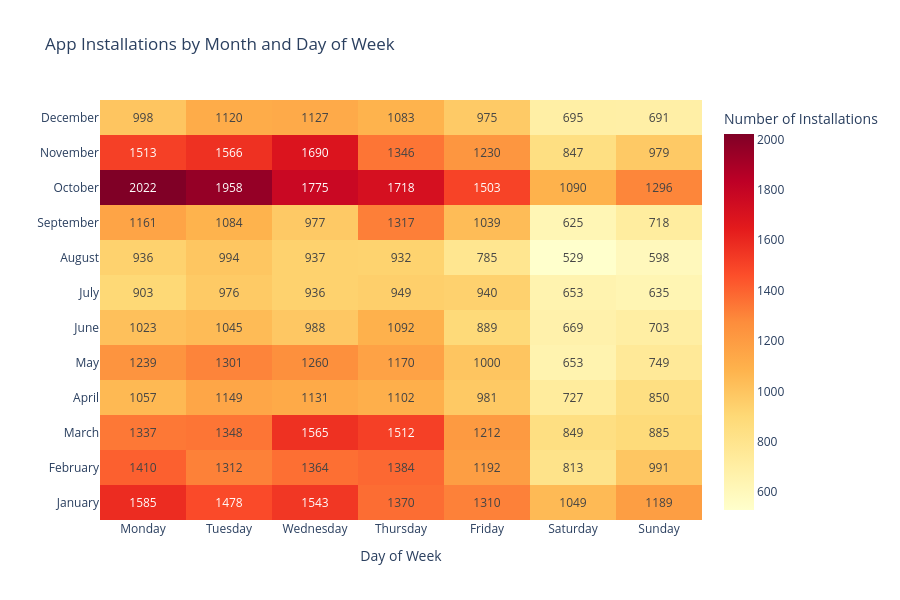

Notebook source saved alongside this figure:
### Markdown cell above
### 5.3b Installation Heatmap by Routs of access

### Code cell
response['month'] = response['user_created_on_time'].dt.month_name()
response['month_num'] = response['user_created_on_time'].dt.month

heatmap_data = (
    response
    .groupby(['month', 'month_num', 'created_weekday'])
    .size()
    .reset_index(name='count')
)

month_order = ['January', 'February', 'March', 'April', 'May', 'June',
               'July', 'August', 'September', 'October', 'November', 'December']
day_order = ['Monday', 'Tuesday', 'Wednesday', 'Thursday', 'Friday', 'Saturday', 'Sunday']

# Create a pivot table for the heatmap
heatmap_pivot = heatmap_data.pivot_table(
    index='month',
    columns='created_weekday',
    values='count',
    aggfunc='sum'
)

# correct ordering
heatmap_pivot = heatmap_pivot.reindex(index=month_order, columns=day_order)

heatmap_pivot = heatmap_pivot.fillna(0)

# create heatmap
fig = go.Figure(data=go.Heatmap(
    z=heatmap_pivot.values,
    x=heatmap_pivot.columns,
    y=heatmap_pivot.index,
    colorscale='YlOrRd',
    colorbar=dict(title='Number of Installations'),
    text=heatmap_pivot.values,
    texttemplate="%{text:.0f}",
    hovertemplate='Month: %{y}<br>Day: %{x}<br>Installs: %{z}<extra></extra>'
))

fig.update_layout(
    title='App Installations by Month and Day of Week',
    xaxis_title='Day of Week',
    yaxis_title='',
    width=900,
    height=600
)

fig.show()

### Figure 1 — Plotly figure (JSON) as saved in the notebook; plotly's stock layout.template omitted (floating-point values rounded to 4 significant figures)
{"data": [{"colorbar": {"title": {"text": "Number of Installations"}}, "colorscale": [[0, "rgb(255,255,204)"], [0.125, "rgb(255,237,160)"], [0.25, "rgb(254,217,118)"], [0.375, "rgb(254,178,76)"], [0.5, "rgb(253,141,60)"], [0.625, "rgb(252,78,42)"], [0.75, "rgb(227,26,28)"], [0.875, "rgb(189,0,38)"], [1, "rgb(128,0,38)"]], "hovertemplate": "Month: %{y}<br>Day: %{x}<br>Installs: %{z}<extra></extra>", "text": [[1585, 1478, 1543, 1370, 1310, 1049, 1189], [1410, 1312, 1364, 1384, 1192, 813, 991], [1337, 1348, 1565, 1512, 1212, 849, 885], [1057, 1149, 1131, 1102, 981, 727, 850], [1239, 1301, 1260, 1170, 1000, 653, 749], [1023, 1045, 988, 1092, 889, 669, 703], [903, 976, 936, 949, 940, 653, 635], [936, 994, 937, 932, 785, 529, 598], [1161, 1084, 977, 1317, 1039, 625, 718], [2022, 1958, 1775, 1718, 1503, 1090, 1296], [1513, 1566, 1690, 1346, 1230, 847, 979], [998, 1120, 1127, 1083, 975, 695, 691]], "texttemplate": "%{text:.0f}", "type": "heatmap", "x": ["Monday", "Tuesday", "Wednesday", "Thursday", "Friday", "Saturday", "Sunday"], "y": ["January", "February", "March", "April", "May", "June", "July", "August", "September", "October", "November", "December"], "z": [[1585, 1478, 1543, 1370, 1310, 1049, 1189], [1410, 1312, 1364, 1384, 1192, 813, 991], [1337, 1348, 1565, 1512, 1212, 849, 885], [1057, 1149, 1131, 1102, 981, 727, 850], [1239, 1301, 1260, 1170, 1000, 653, 749], [1023, 1045, 988, 1092, 889, 669, 703], [903, 976, 936, 949, 940, 653, 635], [936, 994, 937, 932, 785, 529, 598], [1161, 1084, 977, 1317, 1039, 625, 718], [2022, 1958, 1775, 1718, 1503, 1090, 1296], [1513, 1566, 1690, 1346, 1230, 847, 979], [998, 1120, 1127, 1083, 975, 695, 691]]}], "layout": {"height": 600, "title": {"text": "App Installations by Month and Day of Week"}, "width": 900, "xaxis": {"title": {"text": "Day of Week"}}, "yaxis": {"title": {"text": ""}}}}
